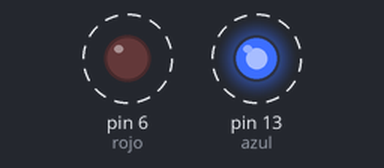
Simulated run of this sketch. Board: Arduino Uno, built with avr-gcc and run on an emulated ATmega328P. Parts: output pins drawn as LEDs (lit = HIGH). Dashed ring = blinking.

Above: at 0.12 s.
Timing chart, 0 to 3.0 s (numbered marks = the images above):
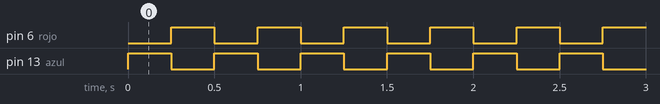

Measured:
- by itself, pin 6 (rojo), pin 13 (azul): alternates HIGH for 0.25 s and LOW for 0.25 s

The sketch:

policia.ino
```cpp
//LUCES DE POLICÍA

const int azul = 13; //declaramos que azul = 13 y rojo = 6
const int rojo = 6;


// CONFIGURACIÓN
void setup() {
pinMode (azul,OUTPUT);
pinMode (rojo,OUTPUT);

}

// PROGRAMA PRINCIPAL
void loop() {
digitalWrite (azul,HIGH);
delay (250);
digitalWrite (azul,LOW);
digitalWrite (rojo,HIGH);
delay (250);
digitalWrite (rojo,LOW);
}
```
